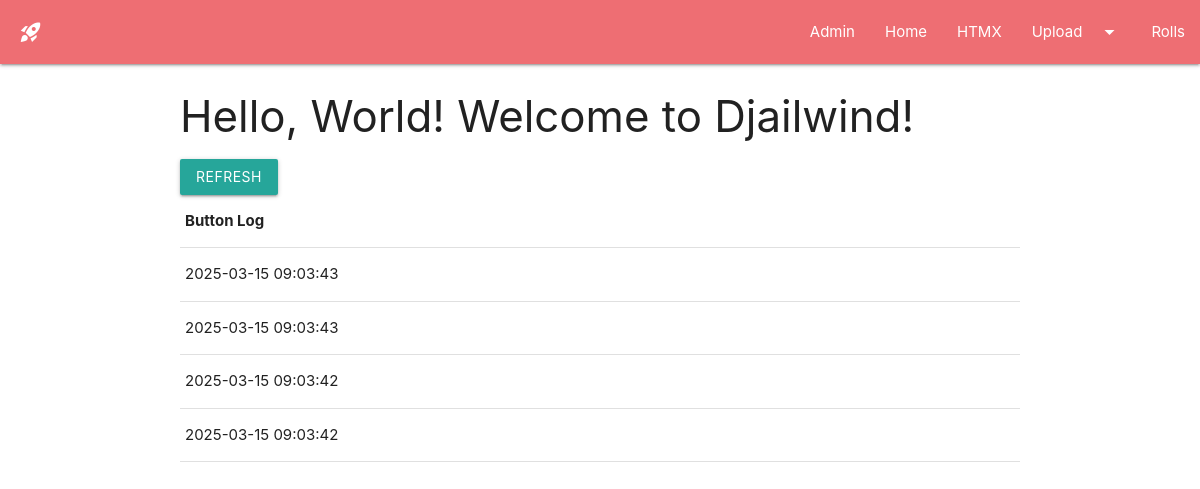
The page / on the database its author committed.
### home/models.py (models this page shows)
class ButtonLog(models.Model):
    pressed_at = models.DateTimeField(auto_now_add=True)
    def __str__(self):
            local_time = timezone.localtime(self.pressed_at)
            return f"{local_time:%Y-%m-%d %H:%M:%S}"
    class Meta:
        verbose_name = "Button Log"
        verbose_name_plural = "Button Logs"

### home/views.py (the view)
# urls.py: path('', views.home_page, name='home_page'),  # Maps the root URL to the homepage
def home_page(request):
    button_logs = get_button_logs()
    return render(request, 'home/home_page.html', {'button_logs': button_logs})

### home/utils_button.py (called while the page is built)
def get_button_logs():
    return ButtonLog.objects.all().order_by('-id')[:10]

### home/templates/home/home_page.html (shortened to what this page needs)
{% extends "home/base.html" %}
{% block content %}
    <h3 class="text-3xl font-bold">
        Hello, World! Welcome to Djailwind!
    </h3>
    <a href="{% url 'log_button' %}" onclick="event.preventDefault(); fetch(this.href).then(() => location.reload());" class="waves-effect waves-light btn">Refresh</a>
    <table>
        <thead>
            <tr>
                <th>Button Log</th>
            </tr>
        </thead>
        <tbody>
            {% for log in button_logs %}
                <tr>
                    <td>{{ log }}</td>
                </tr>
            {% empty %}
                <tr>
                    <td>No button presses logged yet.</td>
                </tr>
            {% endfor %}
        </tbody>
    </table>
{% endblock %}

### rows shown on the page
ButtonLog: pressed_at "2025-03-15 09:03:43"
ButtonLog: pressed_at "2025-03-15 09:03:43"
ButtonLog: pressed_at "2025-03-15 09:03:42"
ButtonLog: pressed_at "2025-03-15 09:03:42"
